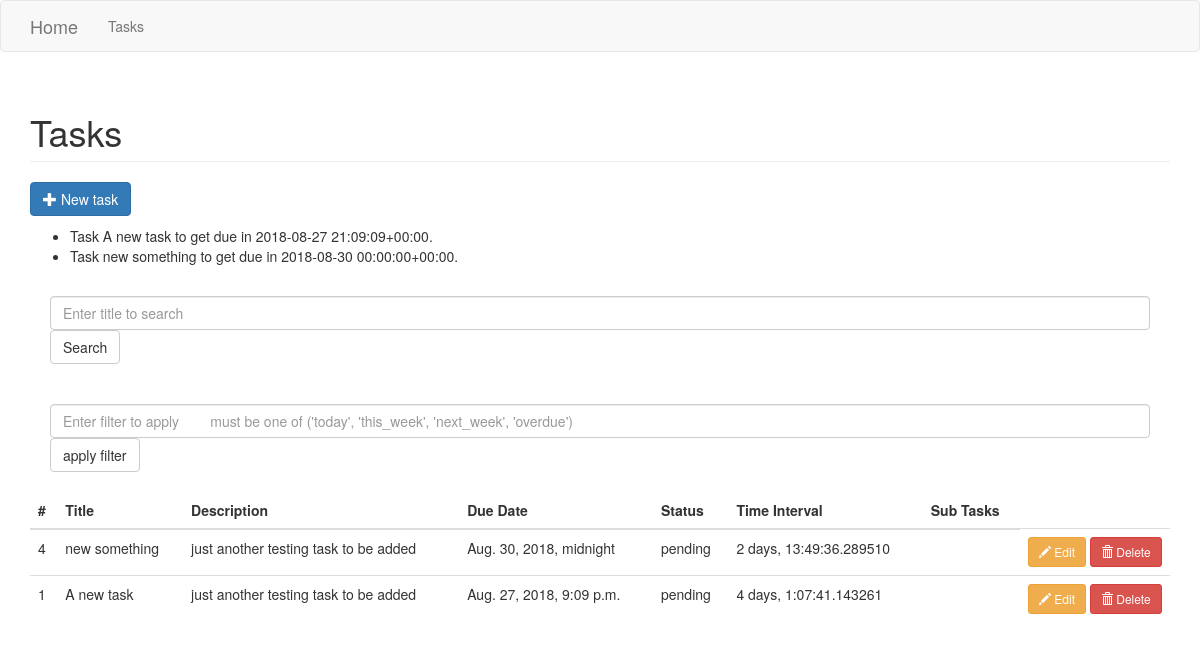
The app's page /tasks/tasks/ with its own data.
### tasks/models.py (models this page shows, shortened)
class Task(models.Model):
    title = models.CharField(max_length=1000)
    description = models.CharField(max_length=1000, default='')
    due_date = models.DateTimeField()
    status = models.CharField(choices=status_choices, max_length=10, default='pending')
    created_at = models.DateTimeField(auto_now_add=True)
    hours_before_due_date = models.IntegerField(default=0)
    is_deleted = models.BooleanField(default=False)
    deleted_at = models.DateTimeField(null=True)
    @property
    def time_interval(self):
        return str(self.due_date - self.created_at)
    @property
    def sub_tasks(self):
        task_list = []
        for task in self.parent_tasks.all():
            task_list.append(task.child_task.title)
        return ', '.join(task_list)
    @staticmethod
    def delete_redundant_tasks():
        one_month_old_timestamp = datetime.now() - timedelta(days=30)
        Task.objects.filter(is_deleted=True, deleted_at__lte=one_month_old_timestamp).delete()

### tasks/views.py (the view)
def task_list(request):
    Task.delete_redundant_tasks()
    tasks = get_task_list(request)
    get_messages(request)
    return render(request, 'tasks/task_list.html', {'tasks': tasks})

### tasks/views.py (called while the page is built)
def get_messages(request):
    for task in Task.objects.filter(is_deleted=False, due_date__gte=datetime.now(), status='pending'):
        if datetime.now().replace(tzinfo=pytz.UTC) >= task.due_date.replace(tzinfo=pytz.UTC) - \
                timedelta(hours=task.hours_before_due_date):
            messages.warning(request, 'Task {} to get due in {}.'.format(task.title, task.due_date))

### tasks/templates/tasks/task_list.html (shortened to what this page needs)
{% extends 'base.html' %}
{% load static %}
{% block content %}
	<h1 class="page-header">Tasks</h1>
	<p>
		<button type="button" class="btn btn-primary js-create-task" data-url="{% url 'tasks:task_create' %}">
			<span class="glyphicon glyphicon-plus"></span>
			New task
		</button>
		{% if messages %}
        <ul class="messages">
            {% for message in messages %}
            <li{% if message.tags %} class="{{ message.tags }}"{% endif %}>{{ message }}</li>
            {% endfor %}
        </ul>
        {% endif %}
	</p>
    <div style="padding: 20px;">
        <input type="text" class="form-control" id="title-search" placeholder="Enter title to search">
        <button type="button" class="btn btn-default" onclick="search()">Search</button>
    </div>
    <div style="padding: 20px;">
        <input type="text" class="form-control" id="due_date_filter-search" placeholder="Enter filter to apply
        must be one of ('today', 'this_week', 'next_week', 'overdue')">
        <button type="button" class="btn btn-default" onclick="filter()">apply filter</button>
    </div>
	<table class="table" id="task-table">
		<thead>
			<tr>
				<th>#</th>
				<th>Title</th>
				<th>Description</th>
				<th>Due Date</th>
				<th>Status</th>
				<th>Time Interval</th>
				<th>Sub Tasks</th>
			</tr>
		</thead>
		<tbody>
			{% include 'tasks/includes/partial_task_list.html' %}
		</tbody>
	</table>
{% endblock %}

### urban_pipper/templates/base.html (shortened to what this page needs)
{% load static %}<!DOCTYPE html>
<html lang="en">
  <head>
    <link href="{% static 'css/bootstrap.min.css' %}" rel="stylesheet">
  </head>
  <body>
    {% include 'includes/header.html' %}
    <div class="container">
      {% block content %}
      {% endblock %}
    </div>
  </body>
</html>

### urban_pipper/templates/includes/header.html (shortened to what this page needs)
<nav class="navbar navbar-default">
  <div class="container">
    <div class="navbar-header">
      <a class="navbar-brand" href="{% url 'tasks:home' %}">Home</a>
    </div>
    <div class="collapse navbar-collapse" id="main-menu">
      <ul class="nav navbar-nav">
        <li{% if request.path == '/tasks/' %} class="active"{% endif %}>
          <a href="{% url 'tasks:task_list' %}">Tasks</a>
        </li>
      </ul>
    </div>
  </div>
</nav>

### tasks/templates/tasks/includes/partial_task_list.html
{% for task in tasks %}
  <tr>
    <td>{{ task.id }}</td>
    <td>{{ task.title }}</td>
    <td>{{ task.description }}</td>
    <td>{{ task.due_date }}</td>
    <td>{{ task.status }}</td>
    <td>{{ task.time_interval }}</td>
    <td>{{ task.sub_tasks }}</td>
    <td style="width: 150px">
      <button type="button"
              class="btn btn-warning btn-sm js-update-task"
              data-url="{% url 'tasks:task_update' task.id %}">
        <span class="glyphicon glyphicon-pencil"></span> Edit
      </button>
      <button type="button"
              class="btn btn-danger btn-sm js-delete-task"
              data-url="{% url 'tasks:task_delete' task.id %}">
        <span class="glyphicon glyphicon-trash"></span> Delete
      </button>
    </td>
  </tr>
{% empty %}
  <tr>
    <td colspan="8" class="text-center bg-warning">No task</td>
  </tr>
{% endfor %}

### records on screen
Task: id "4", title "new something", description "just another testing task to be added", due_date "Aug. 30, 2018, midnight", status "pending", time_interval "2 days, 13:49:36.289510"
Task: id "1", title "A new task", description "just another testing task to be added", due_date "Aug. 27, 2018, 9:09 p.m.", status "pending", time_interval "4 days, 1:07:41.143261"

### other values on screen
{{ message }} "Task A new task to get due in 2018-08-27 21:09:09+00:00." "Task new something to get due in 2018-08-30 00:00:00+00:00."
